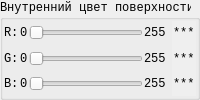
            <widget class="QGroupBox" name="groupBox_InterioColor">
             <property name="font">
              <font>
               <family>Consolas</family>
              </font>
             </property>
             <property name="title">
              <string>Внутренний цвет поверхности</string>
             </property>
             <layout class="QHBoxLayout" name="horizontalLayout_19">
              <property name="leftMargin">
               <number>1</number>
              </property>
              <property name="topMargin">
               <number>1</number>
              </property>
              <property name="rightMargin">
               <number>1</number>
              </property>
              <property name="bottomMargin">
               <number>1</number>
              </property>
              <item>
               <layout class="QVBoxLayout" name="verticalLayout_16">
                <property name="spacing">
                 <number>1</number>
                </property>
                <item>
                 <layout class="QHBoxLayout" name="horizontalLayout_20">
                  <item>
                   <widget class="QLabel" name="label_R_Int">
                    <property name="font">
                     <font>
                      <family>Consolas</family>
                     </font>
                    </property>
                    <property name="text">
                     <string>R:</string>
                    </property>
                   </widget>
                  </item>
                  <item>
                   <widget class="QLabel" name="label_28">
                    <property name="font">
                     <font>
                      <family>Consolas</family>
                     </font>
                    </property>
                    <property name="text">
                     <string>0</string>
                    </property>
                   </widget>
                  </item>
                  <item>
                   <widget class="QSlider" name="slider_R_Int">
                    <property name="font">
                     <font>
                      <family>Consolas</family>
                     </font>
                    </property>
                    <property name="maximum">
                     <number>255</number>
                    </property>
                    <property name="orientation">
                     <enum>Qt::Horizontal</enum>
                    </property>
                   </widget>
                  </item>
                  <item>
                   <widget class="QLabel" name="label_34">
                    <property name="font">
                     <font>
                      <family>Consolas</family>
                     </font>
                    </property>
                    <property name="text">
                     <string>255</string>
                    </property>
                   </widget>
                  </item>
                 </layout>
                </item>
                <item>
                 <layout class="QHBoxLayout" name="horizontalLayout_21">
                  <item>
                   <widget class="QLabel" name="label_G_Int">
                    <property name="font">
                     <font>
                      <family>Consolas</family>
                     </font>
                    </property>
                    <property name="text">
                     <string>G:</string>
                    </property>
                   </widget>
                  </item>
                  <item>
                   <widget class="QLabel" name="label_29">
                    <property name="font">
                     <font>
                      <family>Consolas</family>
                     </font>
                    </property>
                    <property name="text">
                     <string>0</string>
                    </property>
                   </widget>
                  </item>
                  <item>
                   <widget class="QSlider" name="slider_G_Int">
                    <property name="font">
                     <font>
                      <family>Consolas</family>
                     </font>
                    </property>
                    <property name="maximum">
                     <number>255</number>
                    </property>
                    <property name="orientation">
                     <enum>Qt::Horizontal</enum>
                    </property>
                   </widget>
                  </item>
                  <item>
                   <widget class="QLabel" name="label_35">
                    <property name="font">
                     <font>
                      <family>Consolas</family>
                     </font>
                    </property>
                    <property name="text">
                     <string>255</string>
                    </property>
                   </widget>
                  </item>
                 </layout>
                </item>
                <item>
                 <layout class="QHBoxLayout" name="horizontalLayout_22">
                  <item>
                   <widget class="QLabel" name="label_B_Int">
                    <property name="font">
                     <font>
                      <family>Consolas</family>
                     </font>
                    </property>
                    <property name="text">
                     <string>B:</string>
                    </property>
                   </widget>
                  </item>
                  <item>
                   <widget class="QLabel" name="label_30">
                    <property name="font">
                     <font>
                      <family>Consolas</family>
                     </font>
                    </property>
                    <property name="text">
                     <string>0</string>
                    </property>
                   </widget>
                  </item>
                  <item>
                   <widget class="QSlider" name="slider_B_Int">
                    <property name="font">
                     <font>
                      <family>Consolas</family>
                     </font>
                    </property>
                    <property name="maximum">
                     <number>255</number>
                    </property>
                    <property name="orientation">
                     <enum>Qt::Horizontal</enum>
                    </property>
                   </widget>
                  </item>
                  <item>
                   <widget class="QLabel" name="label_36">
                    <property name="font">
                     <font>
                      <family>Consolas</family>
                     </font>
                    </property>
                    <property name="text">
                     <string>255</string>
                    </property>
                   </widget>
                  </item>
                 </layout>
                </item>
               </layout>
              </item>
              <item>
               <widget class="QWidget" name="widget_InteriorColor" native="true">
                <property name="font">
                 <font>
                  <family>Consolas</family>
                 </font>
                </property>
                <property name="autoFillBackground">
                 <bool>true</bool>
                </property>
                <layout class="QVBoxLayout" name="verticalLayout_17">
                 <property name="spacing">
                  <number>1</number>
                 </property>
                 <property name="leftMargin">
                  <number>1</number>
                 </property>
                 <property name="topMargin">
                  <number>0</number>
                 </property>
                 <property name="rightMargin">
                  <number>1</number>
                 </property>
                 <property name="bottomMargin">
                  <number>0</number>
                 </property>
                 <item>
                  <widget class="QLabel" name="value_R_Int">
                   <property name="font">
                    <font>
                     <family>Consolas</family>
                    </font>
                   </property>
                   <property name="text">
                    <string>***</string>
                   </property>
                   <property name="margin">
                    <number>1</number>
                   </property>
                  </widget>
                 </item>
                 <item>
                  <widget class="QLabel" name="value_G_Int">
                   <property name="font">
                    <font>
                     <family>Consolas</family>
                    </font>
                   </property>
                   <property name="text">
                    <string>***</string>
                   </property>
                   <property name="margin">
                    <number>1</number>
                   </property>
                  </widget>
                 </item>
                 <item>
                  <widget class="QLabel" name="value_B_Int">
                   <property name="font">
                    <font>
                     <family>Consolas</family>
                    </font>
                   </property>
                   <property name="text">
                    <string>***</string>
                   </property>
                   <property name="margin">
                    <number>1</number>
                   </property>
                  </widget>
                 </item>
                </layout>
               </widget>
              </item>
             </layout>
            </widget>
